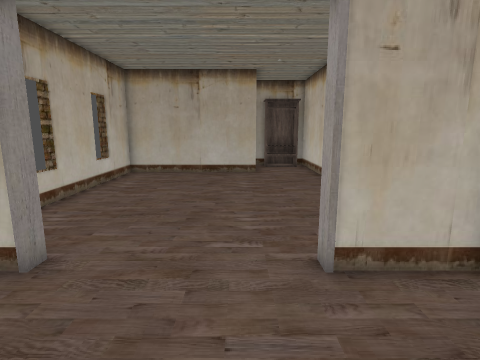
View 1 (above)

24 first-person views from a walk through a level from a Godot 3-D game. The camera is 1.3 m above the floor, tilts 10° down and sees 80° across. Doors that lead somewhere are drawn open, without their leaves. The floor is counted in squares, 0.5 m on a side. Each view is taken from the middle of a square. On the plan, view 1 faces up. The plan holds only what a view shows up to about 19 squares ahead; the rest is blank. The place goes on beyond the plan.

View 2
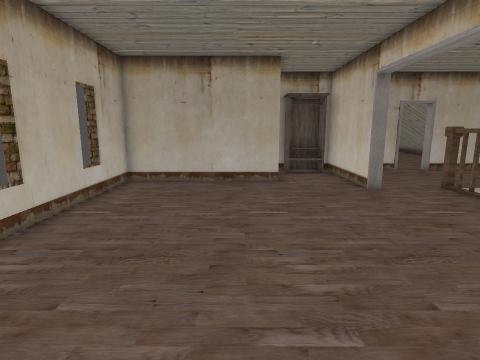

View 3
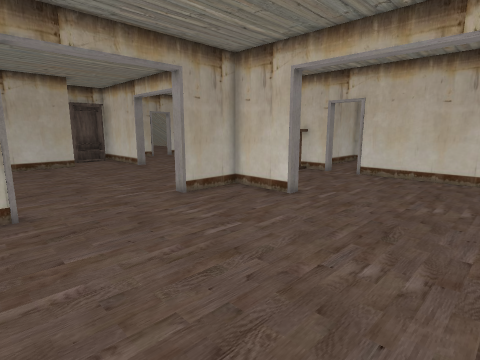

View 4
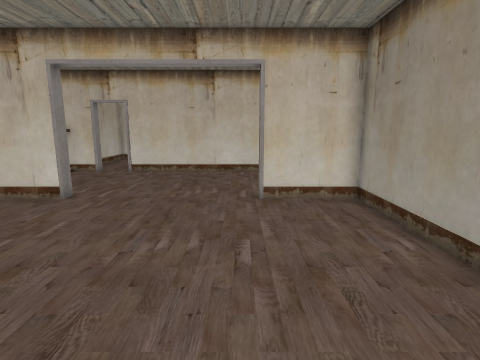

View 5
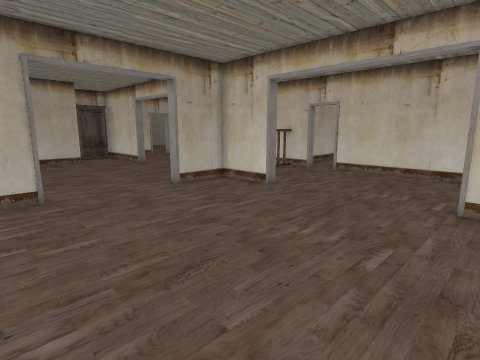

View 6
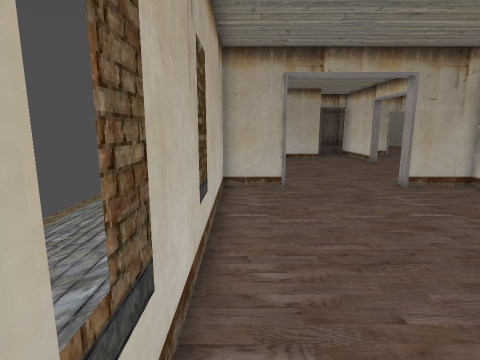

View 7
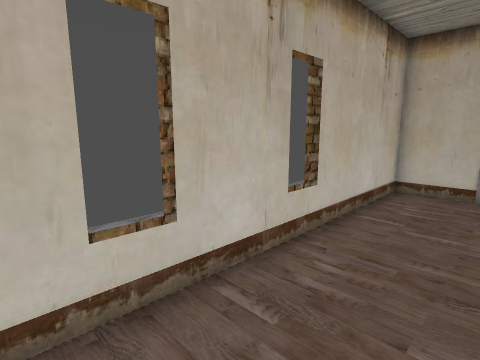

View 8
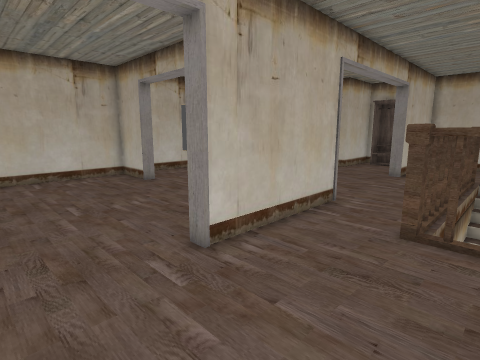

View 9
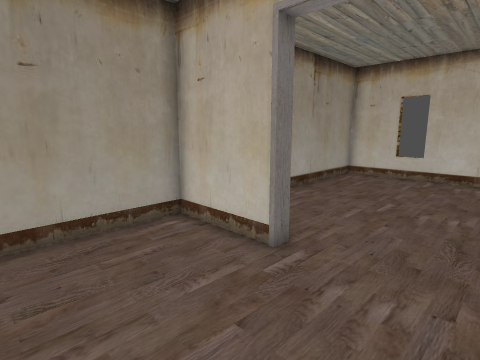

View 10
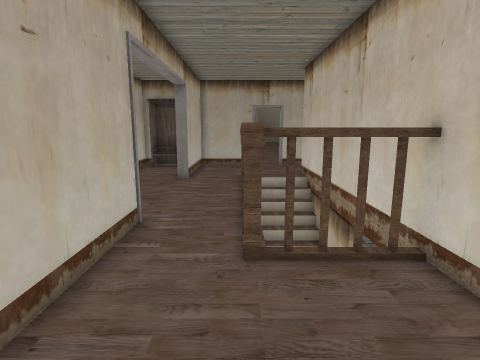

View 11
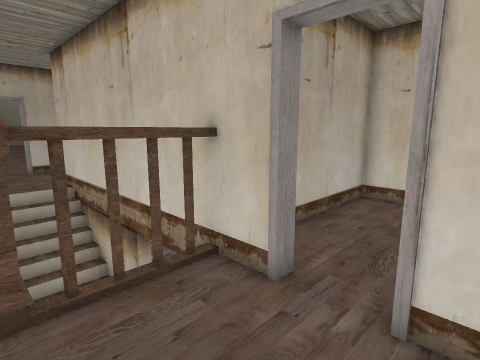

View 12
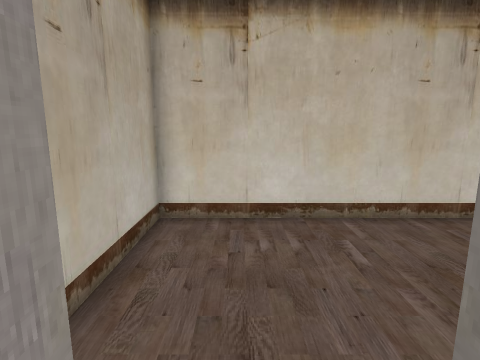

View 13
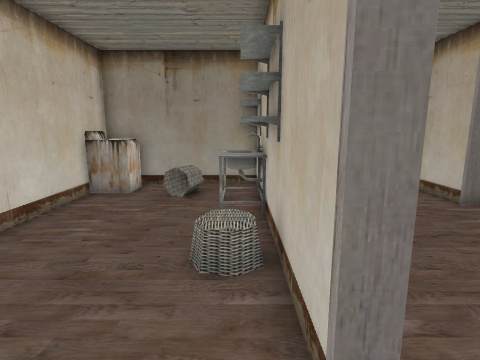

View 14
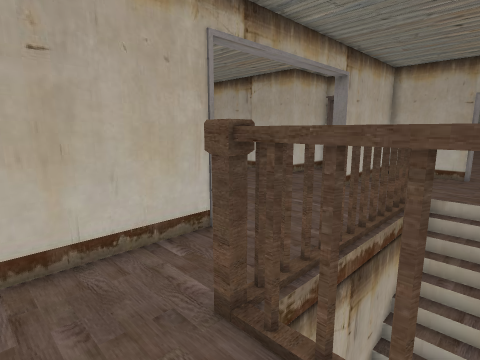

View 15
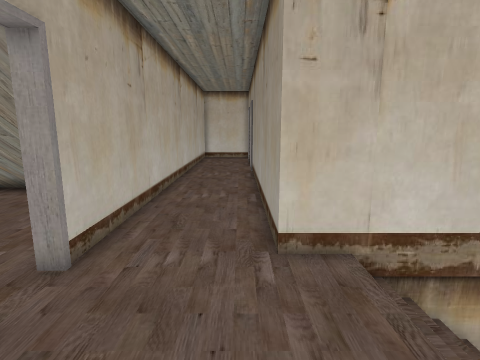

View 16
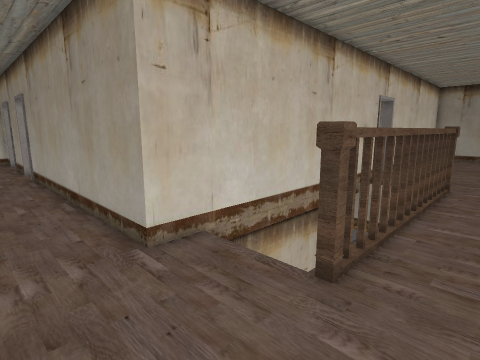

View 17
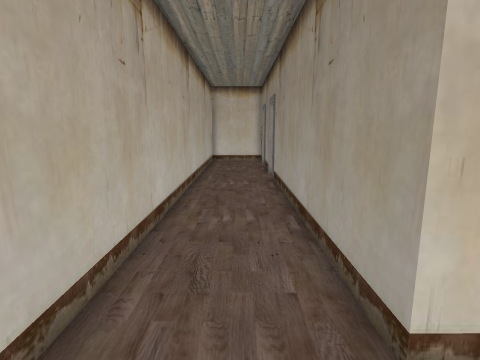

View 18
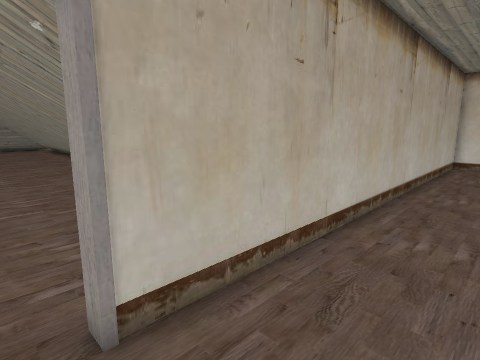

View 19
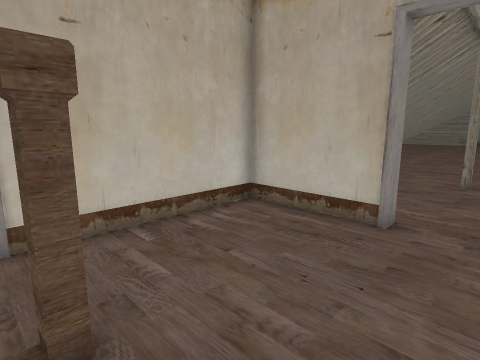

View 20
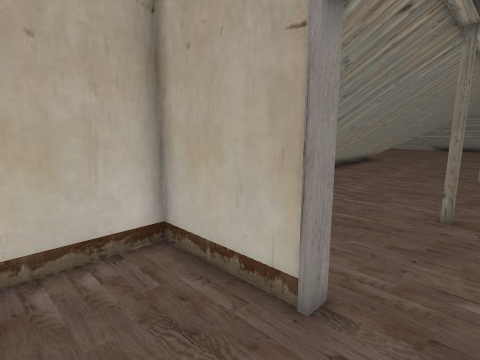

View 21
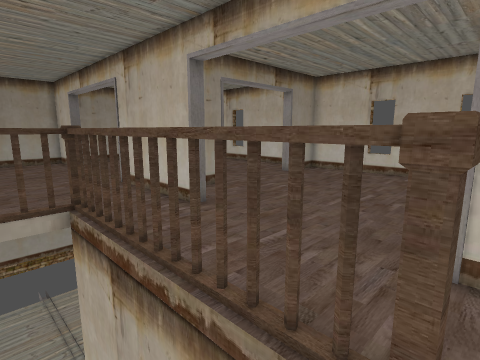

View 22
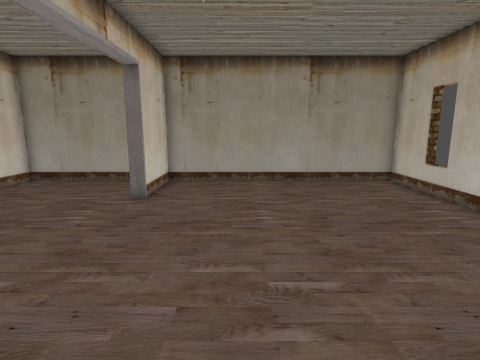

View 23
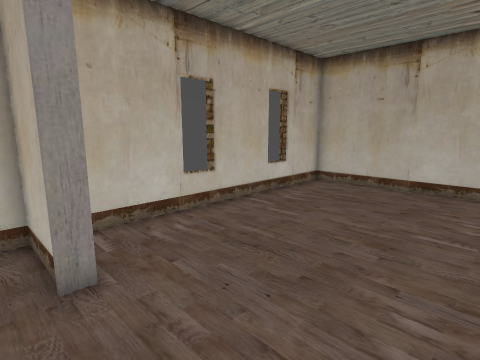

View 24
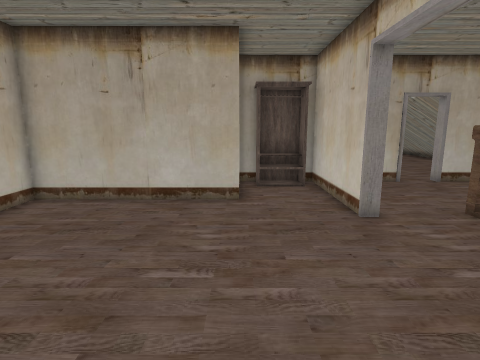

### Floor plan
Key: @ floor where view 1 was taken; # wall or solid block; x gap in a wall; . main floor; - floor 4.25 m lower than the main floor; / step, stairs or slope; D door; = window, fence, low wall or low ledge; ^ raised ledge; v drop or lower ground; H house; C closet; T thing the floor can be seen under or through; O other object.
Columns run from 8 left of view 1 to 27 right of it. Each row starts with its distance up from view 1.
 37                ...  .^
 36                ...  .^
 35               ^......^
 34               ^......^
 33               ^......^
 32               ^......^
 31               ^......^
 30               ^......^
 29               ^......^
 28               ^......^    ^^
 27                ......
 26                ......
 25                ......^
 24                 .....^
 23                 .....^
 22                  #.#
 21          #CCC#####.#################
 20          #C.C#......................
 19          #...#......................
 18  v########...#......................
 17  #...........#......##########D##.##
 16  #...........#......#
 15  x..............x///#
 14  -..............x=//#
 13  #..............x=//#
 12  #..............TT//#
 11 ##..............TT/ #
 10 #-..............TT  #
  9  x..............TT  v
  8  #..............TT
  7  #...........#..TT
  6  #...........#..TTTTT
  5  D##H.....H###..TTTTT  #####
  4  D...........#......#......#
  3  D...........#.............#
  2  #...........#.............#
  1  #..................#......#
  0  #......@...........#......#
 -1  #..................#O.....#
 -2  -..................##.....#
 -3  #..................##.....#
 -4  #..................##.....#
 -5 ##..................#^.....#
 -6 #............#......#^.....#
 -7  x...........#......##.O...#
 -8  #...........#......##.=..=#
 -9  ###########################

Where each view was taken, in squares from view 1:
view 1: 0 up, 0 right, facing up
view 2: 3 up, 1 left, facing up
view 3: 5 down, 5 left, facing up-right
view 4: 5 down, 6 left, facing right
view 5: 7 down, 6 left, facing up-right
view 6: 8 down, 6 left, facing up
view 7: 8 down, 3 left, facing up-left
view 8: 2 down, 10 right, facing up-left
view 9: 2 down, 10 right, facing down-left
view 10: 0 up, 8 right, facing up
view 11: 1 up, 8 right, facing up-right
view 12: 3 up, 11 right, facing right
view 13: 4 up, 13 right, facing down
view 14: 3 up, 11 right, facing up-left
view 15: 18 up, 6 right, facing right
view 16: 20 up, 6 right, facing down-right
view 17: 19 up, 9 right, facing right
view 18: 18 up, 10 right, facing up-right
view 19: 15 up, 11 right, facing up-left
view 20: 18 up, 11 right, facing up-left
view 21: 16 up, 11 right, facing down-left
view 22: 5 up, 1 right, facing down
view 23: 4 up, 1 right, facing up-left
view 24: 7 up, 1 right, facing up
